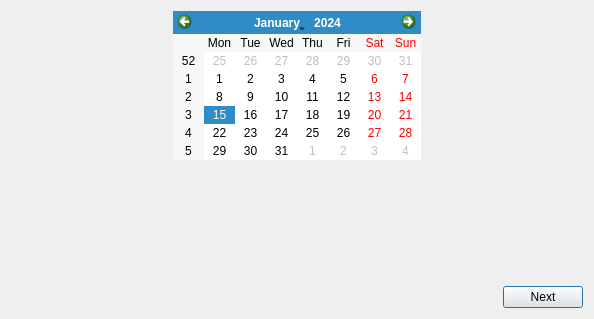
<?xml version="1.0" encoding="UTF-8"?>
<ui version="4.0">
 <class>ChooseDate</class>
 <widget class="QDialog" name="ChooseDate">
  <property name="geometry">
   <rect>
    <x>0</x>
    <y>0</y>
    <width>594</width>
    <height>319</height>
   </rect>
  </property>
  <property name="windowTitle">
   <string>Dialog</string>
  </property>
  <layout class="QVBoxLayout" name="verticalLayout_2">
   <item>
    <layout class="QVBoxLayout" name="verticalLayout">
     <item>
      <layout class="QHBoxLayout" name="horizontalLayout">
       <item>
        <spacer name="horizontalSpacer_2">
         <property name="orientation">
          <enum>Qt::Horizontal</enum>
         </property>
         <property name="sizeHint" stdset="0">
          <size>
           <width>40</width>
           <height>20</height>
          </size>
         </property>
        </spacer>
       </item>
       <item>
        <widget class="QCalendarWidget" name="calendarWidget"/>
       </item>
       <item>
        <spacer name="horizontalSpacer_3">
         <property name="orientation">
          <enum>Qt::Horizontal</enum>
         </property>
         <property name="sizeHint" stdset="0">
          <size>
           <width>40</width>
           <height>20</height>
          </size>
         </property>
        </spacer>
       </item>
      </layout>
     </item>
     <item>
      <spacer name="verticalSpacer">
       <property name="orientation">
        <enum>Qt::Vertical</enum>
       </property>
       <property name="sizeHint" stdset="0">
        <size>
         <width>20</width>
         <height>58</height>
        </size>
       </property>
      </spacer>
     </item>
     <item>
      <layout class="QHBoxLayout" name="horizontalLayout_2">
       <item>
        <spacer name="horizontalSpacer">
         <property name="orientation">
          <enum>Qt::Horizontal</enum>
         </property>
         <property name="sizeHint" stdset="0">
          <size>
           <width>478</width>
           <height>20</height>
          </size>
         </property>
        </spacer>
       </item>
       <item>
        <widget class="QPushButton" name="nextButton">
         <property name="text">
          <string>Next</string>
         </property>
        </widget>
       </item>
      </layout>
     </item>
    </layout>
   </item>
  </layout>
 </widget>
 <resources/>
 <connections/>
</ui>
